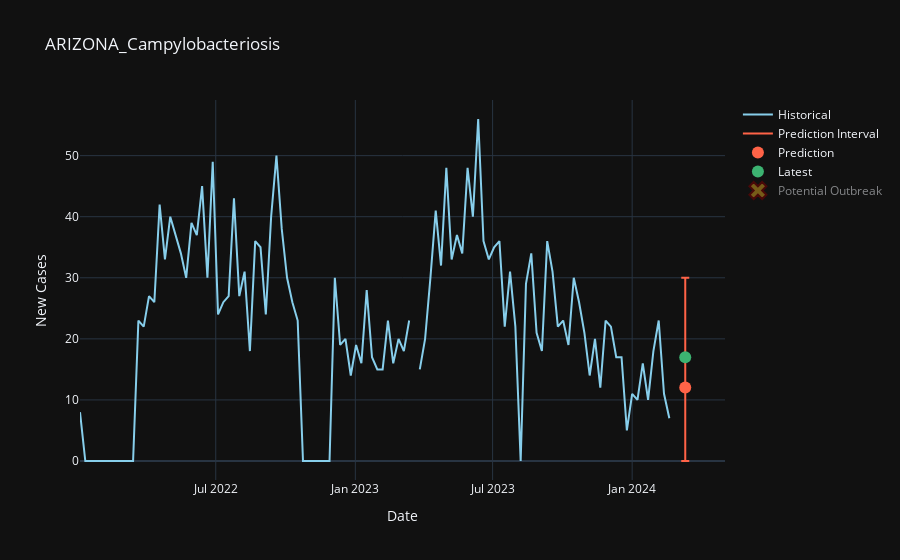

Write notebook code for a chart like this one.
### Code cell
# chart shows: we have historical, latest, pred/interval, and NO outbreak
selected_item_id = "ARIZONA_Campylobacteriosis"
plot_outbreak(df_historical, df_latest,  df_preds, selected_item_id)
